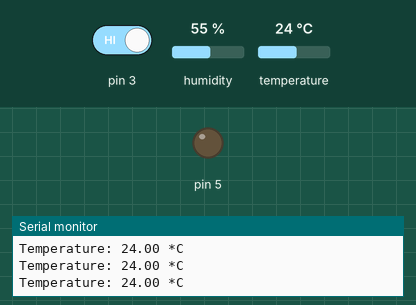
Simulated run of this sketch. Board: Arduino Uno, built with avr-gcc and run on an emulated ATmega328P. Shown: output pins drawn as LEDs (lit = HIGH), the last lines printed to the serial monitor. Inputs (shaded band) come from the test bench; at power-on: temperature 24 °C, pin 3 HIGH, humidity 55 %.

Above: at 1.2 s.
1.3 s: temperature set to 32.5 °C
3.2 s: temperature set to 33.6 °C
At 5.2 s:
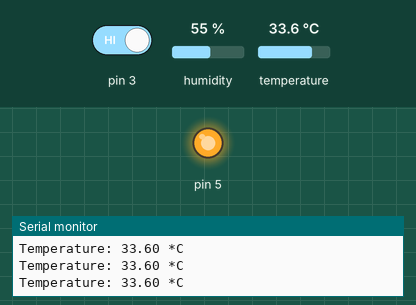
5.5 s: pin 3 driven LOW
11.5 s: temperature set to 12 °C
At 12.9 s:
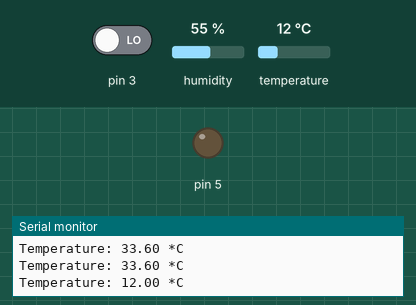
14.0 s: temperature set to 33 °C
At 15.7 s:
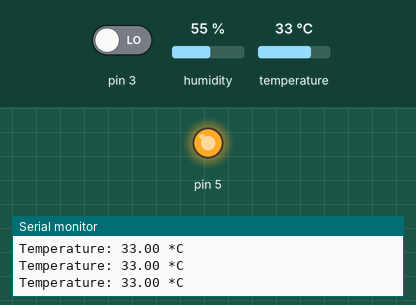
16.0 s: pin 3 driven HIGH
Timing chart, 0 to 19.0 s (numbered marks = the images above; inputs shaded):
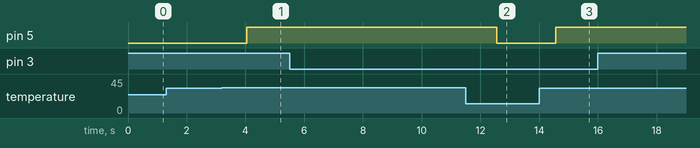

Measured:
- the behaviour switches between 32.9 and 33 °C on temperature (found by bisection; images 0 and 1)
- after the input at 3.2 s, pin 5: LOW → HIGH after 0.84 s
- after the input at 11.5 s, pin 5: HIGH → LOW after 1.0 s
- after the input at 14.0 s, pin 5: LOW → HIGH after 0.56 s

The sketch:

project.ino
```cpp
#include <SoftwareSerial.h>
SoftwareSerial mySerial(8, 7); // RX, TX

#include "DHT.h"

#define DHTPIN 9
#define DHTTYPE DHT22

DHT dht(DHTPIN, DHTTYPE);

int data = 0;

void setup() {
  Serial.begin(9600);
  mySerial.begin(9600);
  pinMode(3,INPUT);
  pinMode(5,OUTPUT);
  pinMode(9,INPUT);

  dht.begin();
}

void loop() {
  float t = dht.readTemperature();

  if(t>=33.00){
    digitalWrite(5,HIGH);
  }else{
    digitalWrite(5,LOW);
  }

  Serial.print("Temperature: ");
  Serial.print(t);
  Serial.println(" *C ");

//  if (mySerial.available()) {
//    Serial.write(mySerial.read());
//    data = mySerial.read();
//    if(data == 1){
//        Serial.println("open");
//        Serial.println(data,DEC);
//    }else{
//        Serial.println("close");
//        Serial.println(data,DEC);
//      }
//  }
  if(digitalRead(3)==0){
     mySerial.write("0");
     delay(500);
   }
}
```
